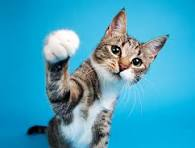
#> input picture assets/images/cat.jpeg, 195 x 148 px
$ python 5-draw-image.py
#> lines starting #> are read from the running program, lines starting #| are printed output that depends on the picture
import cv2 as cv
import numpy as np

blank = np.zeros((500,500,3), dtype='uint8')
img = cv.imread("assets/images/cat.jpeg")
#> img is the input picture: shape (148, 195, 3); mean B, G, R 190.6, 160.7, 62.9

cv.rectangle(blank, (20,20), (250,200), (0, 255,0))
cv.circle(blank, (blank.shape[1]//2, blank.shape[0]//2), 40, (0,0,255), thickness=1)
cv.line(blank, (0,0), (blank.shape[1]//2, blank.shape[0]//2), (0,255,0), thickness=100)

cv.putText(blank, "Abhinav Raj", (225,225), cv.FONT_HERSHEY_COMPLEX, 2.0, (0,255,255), thickness=2)
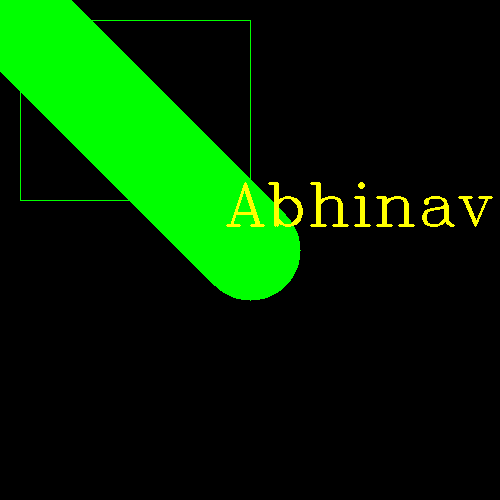
#> blank: shape (500, 500, 3); mean of channels 0, 1, 2 0, 40.7, 2.8; drawn as B, G, R

cv.imshow("Rectandle", blank)
cv.waitKey(0)
